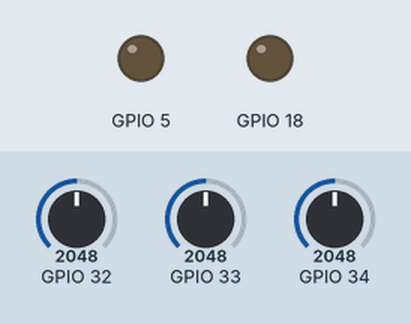
This sketch was run on a simulated ESP32. On the bench: output pins drawn as LEDs (lit = HIGH). The test bench sets the inputs (shaded band); at power-on: GPIO 32 = 2048, GPIO 33 = 2048, GPIO 34 = 2048. WiFi joins after 1.5 s; servers stay silent unless stated; what the sketch prints to the serial monitor is not drawn.

Above: at 0.0 s.
At 1.6 s:
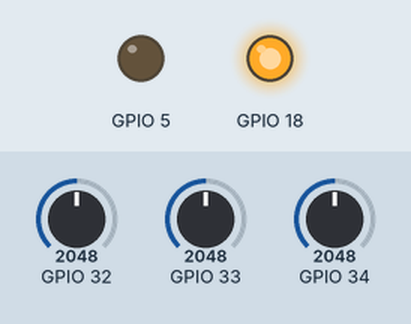
Timing chart, 0 to 3.1 s (numbered marks = the images above):
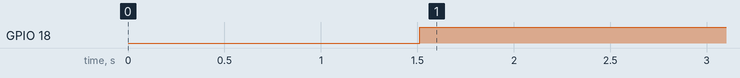

The sketch:

ESP32_Memoria_Tensao_Corrente.ino
```cpp
#include <math.h>
#include <dummy.h>
#define MAX 556
#include <WiFi.h>
#include <esp_system.h>
#include "esp_wifi.h"

unsigned long Tempo;
unsigned long Tempo1;
unsigned long Tempo2;
/*uint64_t chipid;

//Funcao que retorna o meu MAC
String getMacAddress() {
	uint8_t baseMac[6];
	// Get MAC address for WiFi station
	esp_read_mac(baseMac, ESP_MAC_WIFI_STA);
	char baseMacChr[18] = {0};
	sprintf(baseMacChr, "%02X:%02X:%02X:%02X:%02X:%02X", baseMac[0], baseMac[1], baseMac[2], baseMac[3], baseMac[4], baseMac[5]);
	return String(baseMacChr);
}
*/

//Acess Point
//const char *ssidAP = "ESP32 Access Point";
//const char *passwordAP = "accesspoint";

//Rede da Minha casa
//const char* ssidClient     = "Republica Virus";
//const char* passwordClient = "Intelcore";

//Rede do Laboratório de Fìsica
const char* ssidClient     = "Fisica";
const char* passwordClient = "Fisic@42";

//Rede do Laboratório da Computacao
//const char* ssidClient     = "AP1REUNI";
//const char* passwordClient = "UeRw76=wR-";

WiFiServer server(80);

void setup(){

    Serial.begin(115200);
    delay(10);

    /*
    Serial.printf("------------------------------------------------------\n");
    Serial.print("Memoria livre no inicio do setup: ");
    Serial.println(ESP.getFreeHeap());
    Serial.println("------------------------------------------------------\n");
    */

    /*  Coisas uteis
      WiFi.mode(m): set mode to WIFI_AP, WIFI_STA, WIFI_AP_STA or WIFI_OFF
      WiFi.localIP() is for STA, WiFi.softAPIP()
    */

    WiFi.mode(WIFI_STA);
    //WiFi.mode(WIFI_AP);
    //WiFi.mode(WIFI_AP_STA);
    //WiFi.mode(WIFI_OFF);

    /*
    //Configurando Como Acess Point
    Serial.println("Configurando Access Point...");
    Serial.println();
    WiFi.softAP(ssidAP, passwordAP);
    IPAddress myIP = WiFi.softAPIP();
    Serial.print("Access Point IP Address: ");
    Serial.println(myIP);

    Serial.printf("------------------------------------------------------\n");
    Serial.print("Memoria livre depois de configurar o AP: ");
    Serial.println(ESP.getFreeHeap());
    Serial.printf("------------------------------------------------------\n");
    */

    // Configurando como Cliente
    Serial.println("Configurando como modo Client...");
    Serial.println();
    Serial.print("Connecting to ");
    Serial.println(ssidClient);

    WiFi.begin(ssidClient, passwordClient);

    while (WiFi.status() != WL_CONNECTED) {
        delay(500);
        Serial.print(".");
    }
    Serial.println();
    server.begin();
    Serial.println("Server started");

    Serial.println("");
    Serial.println("WiFi connected");
    Serial.print("IP address: ");
    Serial.println(WiFi.localIP());

    /*Serial.printf("------------------------------------------------------\n");
    Serial.print("Memoria livre depois de configurar o Client: ");
    Serial.println(ESP.getFreeHeap());
    Serial.printf("------------------------------------------------------\n");
    */

    //LED
    pinMode(5, OUTPUT);
    //Relé
    pinMode(18, OUTPUT);

    /*
    Serial.printf("------------------------------------------------------\n");
    Serial.print("Memoria livre no final do Setup: ");
    Serial.println(ESP.getFreeHeap());
    Serial.printf("------------------------------------------------------\n");
    */
}

void loop(){
  /*
   Serial.printf("------------------------------------------------------\n");
   Serial.print("Memoria livre no incio da main(loop): ");
   Serial.println(ESP.getFreeHeap());
   Serial.printf("------------------------------------------------------\n");
  */
   /*
   //Informacoes sobre a ESP32
   Serial.println();
   Serial.printf("MAC ADDRESS: ");
   Serial.println(getMacAddress());
   Serial.println();
   */

   //Ligando os Pinos 5 e 18
   digitalWrite(5, LOW);
   digitalWrite(18, HIGH);
   delay(2000);


   //Vetores de Tensao e Corrente
   float VTensao[MAX];
   float VCorrente[MAX];
   float VMedia[MAX];
   float x;

   //Calculando quanto tempo demora para preencher os valores no vetor de tamanho MAX
   Tempo1 = millis();
   for (int i = 0; i < MAX; i++) {
     VTensao[i] = analogRead(32);
     VCorrente[i] = analogRead(34);
     //Cálculo Aleatorio para consumir tempo. Essa variável faz com que eu possa simular uma leitura de 3 canais ADC,
     //isso serve para que eu possa simular o tempo de 17ms.
     //17 ms é o tempo que a esp32 gasta para preencher 1667 valores (1 ciclo de onda de 60hz). Porém, por questão de hardware,
     //nao é possivel criar 2 vetores (tensao e corrente) de 556 valores + 1 vetor (potencia media).
     //Logo para simular 1667 foi criado 2 vetores de 556 e também a leitra de um canal ADC Aleatorio
     //deste modo eu simulo a leitura de 556x3 e consigoo tempo de 17ms.
     x = analogRead(33);
   }
   Tempo2 = millis();

   //Tempo para preencher os 2 vetores
   Tempo = Tempo2-Tempo1;
   //Serial.print("Tempo para leitura dos canais ADC, e preencher os dois vetores: ");
   //Serial.print(Tempo);
   //Serial.println(" ms");

   //Fazendo a conversão do canal ADC para tensao e corrente. Formula = (3.3)*K/4095
   Tempo1 = millis();
   for (int i = 0; i < MAX; i++) {
     VTensao[i] = (((VTensao[i]*(3.3))/4095)-(1.65));
     VCorrente[i] = (((VCorrente[i]*(3.3))/4095)-(1.44)); //erro de -0.21
   }
   Tempo2 = millis();

   //Tempo para Converter os valores dos 2 vetores
   Tempo = Tempo2-Tempo1;
   //Serial.print("Tempo conversao usando formula (3.3)*K/4095: ");
   //Serial.print(Tempo);
   //Serial.println(" ms");

   //Calculando a Potencia Instantanea
   for(int i = 0; i < MAX; i++){
     VMedia[i] = VTensao[i] * VCorrente[i];
   }

   //PotenciaMedia = Variavel de Potencia Media
   // Potencia Instantanea Acomulada
   float PotenciaMedia = 0;
   for(int i = 0; i < MAX; i++){
          PotenciaMedia = PotenciaMedia + VMedia[i];
   }
   //Calculando Potencia Media
   PotenciaMedia = PotenciaMedia / MAX;

   //Imprimindo a Potencia Media
   //Serial.println("Potencia Media: ");
   //Serial.println(PotenciaMedia);

   /*
   //Imprimindo vetor Media
   Serial.println("Vetor de Media: \n");
   for(int i = 0; i < MAX; i++){
       Serial.print(VMedia[i]);
       Serial.print(" - ");
   }
   Serial.println();

   //Imprimindo a o vetor de TENSAO na saida Serial
   Serial.println("Vetor de Tensao: \n");
   for(int i = 0; i < MAX; i++){
       Serial.print(VTensao[i]);
       Serial.print(" - ");
   }
   Serial.println();

   //Imprimindo o vetor de CORRENTE na saida Serial
   Serial.println("Vetor de Corrente: \n");
   for(int i = 0; i < MAX; i++){
       Serial.print(VCorrente[i]);
       Serial.print(" - ");
   }
   Serial.println();
   */

   //Calculando Valor eficaz TENSAO
   float ValorEficazTensao = 0;
   for(int i = 0; i < MAX; i++){
        ValorEficazTensao = (ValorEficazTensao + (VTensao[i] * VTensao[i]));
   }
   ValorEficazTensao = ValorEficazTensao/MAX;
   ValorEficazTensao = sqrt(ValorEficazTensao);
   //Serial.print("Valor Eficaz da Tensao: ");
   //Serial.println(ValorEficazTensao);

   //Calculando Valor eficaz CORRENTE
   float ValorEficazCorrente = 0;
   for(int i = 0; i < MAX; i++){
        ValorEficazCorrente = (ValorEficazCorrente + (VCorrente[i] * VCorrente[i]));
   }
   ValorEficazCorrente = ValorEficazCorrente/MAX;
   ValorEficazCorrente = sqrt(ValorEficazCorrente);
   //Serial.print("Valor Eficaz da Corrente: ");
   //Serial.println(ValorEficazCorrente);

   //Calculando Fator de Potencia

   float FatorDePotencia = 0;
   FatorDePotencia = (PotenciaMedia/(ValorEficazTensao*ValorEficazCorrente));
   //Serial.printf("Fator de Potencia: ");
   //Serial.println(FatorDePotencia);


   // Check if a client has connected
    WiFiClient client = server.available();
    if (!client) {
      return;
    }

    // Wait until the client sends some data
    Serial.println("New client");
    while (!client.available()) {
      delay(1);
    }

    //<meta http-equiv='refresh' content='2'>      Conection: close
    // Prepare the response
    String s = "HTTP/1.1 200 OK\r\nContent-Type: text/html\r\n\r\n<!DOCTYPE HTML>\r\n<html><head><meta charset='UTF-8'></head><body>\r\n";
    s += "Informacoes Importantes: ";
    s += "<br>";
    s += "Potencia Media: ";
    s += String(PotenciaMedia);
    s += "<br>";
    s += "Valor Eficaz da Tensao: ";
    s += String(ValorEficazTensao);
    s += "<br>";
    s += "Valor Eficaz de Corrente: ";
    s += String(ValorEficazCorrente);
    s += "<br>";
    s += "Fator de Potencia: ";
    s += String(FatorDePotencia);
    s += "<br><br><hr><br>";
    s += "Vetor de Corrente: ";
    s += "<br>";
    for(int i = 0; i < MAX; i++){
      s += String(VCorrente[i]);
      s += "  ";
    }
    s += "<br><br><hr><br>";
    s += "Vetor de tensao: ";
    s += "<br>";
    for(int i = 0; i < MAX; i++){
      s += String(VTensao[i]);
      s += "  ";
    }
    s += "</body></html>";

    // Send the response to the client
    client.print(s);
    Serial.println("Client disconnected");

    //Desligando os Pinos 5 e 18
    digitalWrite(5, HIGH);
    digitalWrite(18, LOW);
    delay(10000);

    /*
    //Informacoes sobre a ESP32 depois de rodar todo o programa
    Serial.printf("------------------------------------------------------\n");
    Serial.print("Memoria livre no final da main(loop): ");
    Serial.println(ESP.getFreeHeap());
    Serial.printf("------------------------------------------------------\n");
    */
}
```

Measured:
- by itself, GPIO 18: LOW → HIGH at 1.5 s
